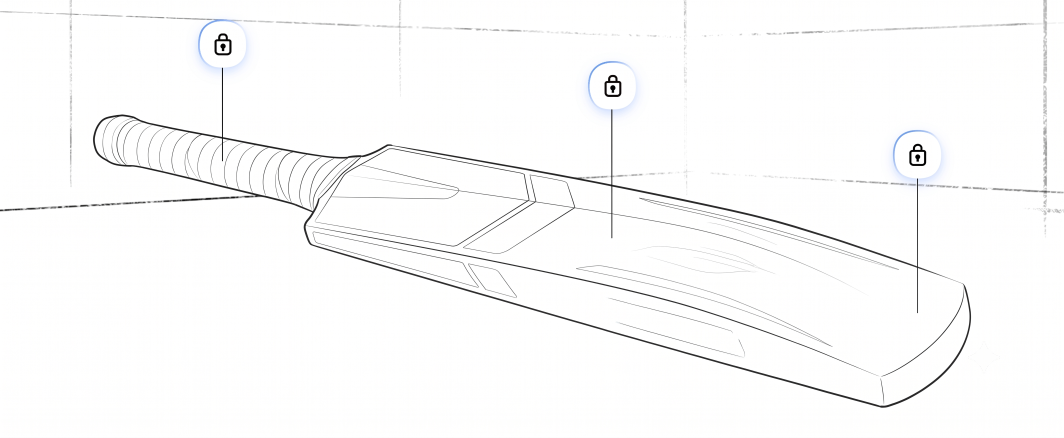
#> input picture Branding_stuff/Cricket bat no color.png, 3192 x 1312 px (shown at 1/3 size)
$ python align_images.py
#> lines starting #> are read from the running program, lines starting #| are printed output that depends on the picture; long printed decimals are rounded; pictures that were not available may be replaced by others from this repository, and a replacement may not be noted
import cv2
import numpy as np
from PIL import Image

# Read both images in grayscale
img1 = cv2.imread('Branding_stuff/Cricket bat no color.png', 0)
#> img1: shape (1312, 3192); min 0, max 255, mean 250.8
img2 = cv2.imread('Branding_stuff/Cricket bat with color.png', 0)
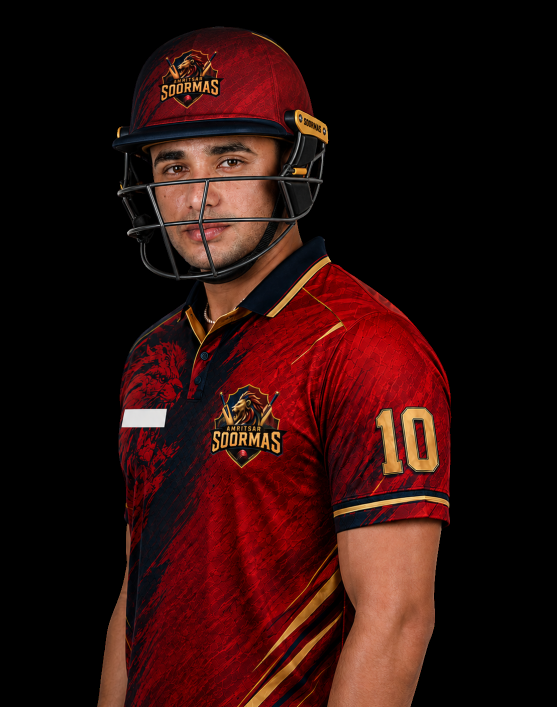
#> input picture Branding_stuff/Abhishek Sharma with helmet.png, 1113 x 1414 px, given in place of Cricket bat with color.png, which was not available (shown at 1/2 size)
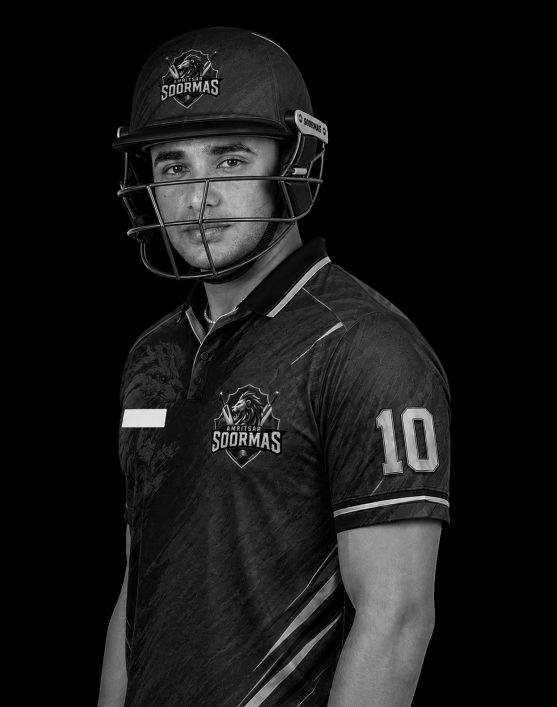
#> img2: shape (1414, 1113) (shown at 1/2 size); min 0, max 253, mean 23.4

print(f"img1 size: {img1.shape}")
#| img1 size: (1312, 3192)
print(f"img2 size: {img2.shape}")
#| img2 size: (1414, 1113)

# Use Template Matching to find the offset
# We will match the center of img1 in img2
h, w = img1.shape
#> h = 1312; w = 3192
cy, cx = h//2, w//2
#> cy = 656; cx = 1596
# take a 400x400 patch from center of img1
patch_size = 400
patch = img1[cy-patch_size//2:cy+patch_size//2, cx-patch_size//2:cx+patch_size//2]
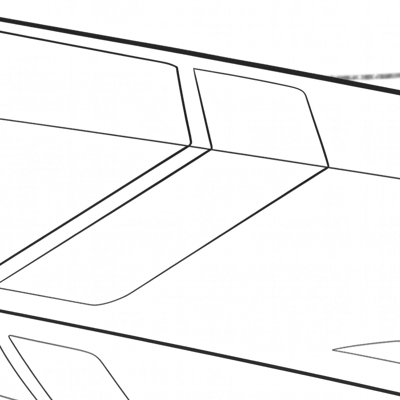
#> patch: shape (400, 400); min 22, max 255, mean 245.2

res = cv2.matchTemplate(img2, patch, cv2.TM_CCOEFF_NORMED)
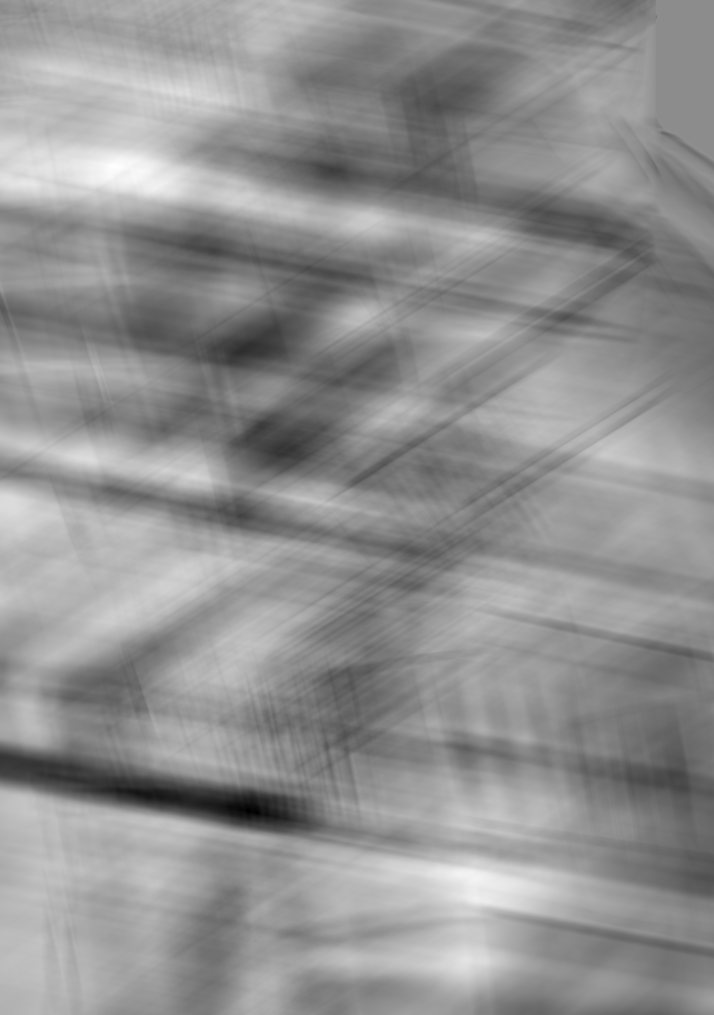
#> res: shape (1015, 714) float32; min -0.107, max 0.0871, mean 0.00395; drawn with min black and max white
min_val, max_val, min_loc, max_loc = cv2.minMaxLoc(res)
#> min_val = -0.107; max_val = 0.0871; min_loc = (248, 811); max_loc = (115, 166)

print(f"Max match value: {max_val}")
#| Max match value: 0.08711
print(f"Match location (top-left of patch): {max_loc}")
#| Match location (top-left of patch): (115, 166)
print(f"Expected location (if perfectly aligned): ({cx-patch_size//2}, {cy-patch_size//2})")
#| Expected location (if perfectly aligned): (1396, 456)

dx = max_loc[0] - (cx - patch_size//2)
#> dx = -1281
dy = max_loc[1] - (cy - patch_size//2)
#> dy = -290
print(f"Offset (dx, dy): {dx}, {dy}")
#| Offset (dx, dy): -1281, -290
